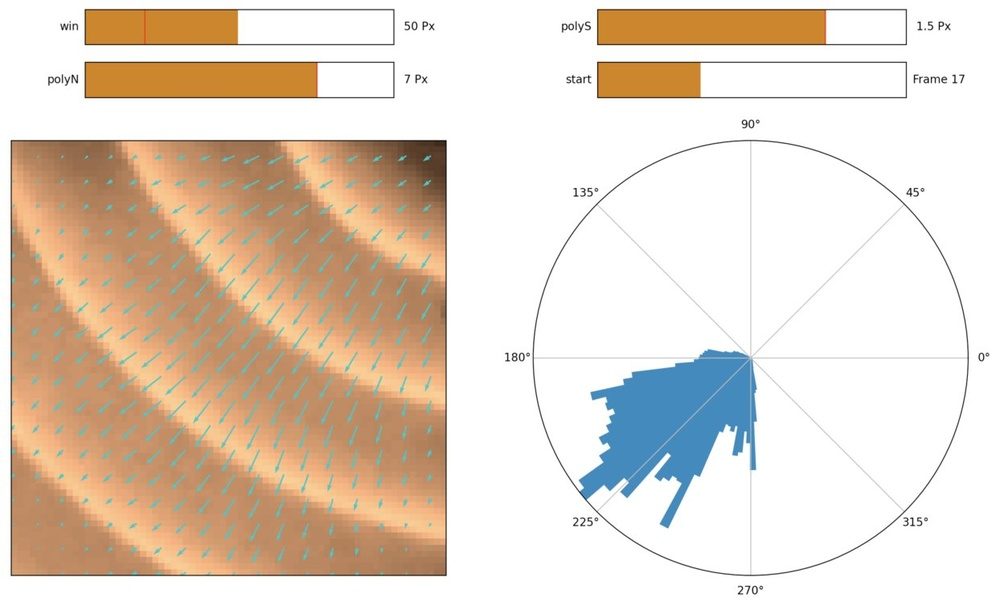
#> input picture exampleInterface.jpg, 1000 x 610 px, shrunk from 1244 x 759 before the run
$ python avgOptFlowInteractive.py
#> lines starting #> are read from the running program, lines starting #| are printed output that depends on the picture
import sys
import cv2 as cv
import numpy as np
from tkinter import Tk
from numpy.core.numeric import empty_like
import skimage.io as skio
import matplotlib.pyplot as plt
from matplotlib.widgets import Slider
from tkinter.filedialog import askopenfilename

'''***** Default Parameters *****'''
Tk().withdraw()                     # keeps the root tkinter window from appearing
imagePath = askopenfilename()       # show an "Open" dialog box and return the path to the selected file
#> the answer given: exampleInterface.jpg
#imagePath = " "    # full path to 1-channel image
imageStack=skio.imread(imagePath)   # reads image as ndArray
#> imageStack is the input picture: shape (610, 1000, 3); mean R, G, B 228.6, 213.5, 198.7
scale = 1                           # scale variable for displayed vector size; bigger value = smaller vector
step = 4                            # step size for vectors. Larger value = less vectors displayed
numBins = 64                        # number of bins for the polar histogram
emptyList = []                                  # empty list to fill with bin values
for i in range(numBins+1):                        # builds empty list...
    emptyList.append(i*(6.28/numBins))          # full of equally radian values around a circle
useBins = np.array(emptyList)                   # and converts to np array to use in histogram calculation
goodWindowSize = 15
goodPolyN = 3
goodPolyS = 0.3

'''***** Quality Control *****'''
if imageStack.ndim > 3:
    print('The image has greater than three dimensions. Please load a single channel time lapse.')
    sys.exit()

'''***** Flow and Hist Functions *****'''
def calcFlow(frame1, frame2, pyr, lev, win, it, polN, polS, flag):      # equation to calculate dense optical flow: https://docs.opencv.org/2.4/modules/video/doc/motion_analysis_and_object_tracking.html#calcopticalflowfarneback
    flow = cv.calcOpticalFlowFarneback(prev = np.array(frame1), next = np.array(frame2), flow = None,
                                    pyr_scale = pyr, levels = lev, winsize = win, iterations = it,
                                    poly_n = polN, poly_sigma = polS, flags = flag)
    return(flow)                    # ndarray with the same shape as the image array

'''***** Array Mssaging *****'''
arraySize = (1, imageStack.shape[1], imageStack.shape[2])   # tuple of the correct shape to instantiate new empty arrays
#> arraySize = (1, 1000, 3)
allAngs = np.zeros(arraySize)                               # empty array to fill with angles from every image pair
allMags = np.zeros(arraySize)                               # empty array to fill with magnitudes from every image pair
firstConcat = np.zeros(arraySize)                           # empty array to fill with the first array from every flow array
secondConcat = np.zeros(arraySize)                          # empty array to fill with the second array from every flow array

for i in range(imageStack.shape[0]-1):                      #iterates through the frames in the image stack
    flow = calcFlow(imageStack[i], imageStack[i+1], pyr =0.5, lev = 3, win = goodWindowSize, it = 3, polN = goodPolyN, polS = goodPolyS, flag = 1)
    mags, angs = cv.cartToPolar(flow[:,:,0], flow[:,:,1]*-1, angleInDegrees = False)    # multiple by -1 to get the angles along the same axis as image
    firstDim = flow[:,:,0]                                                              # assigns first dimension of flow
    secDim = flow[:,:,1]                                                                # assigns second dimension of
    angs = np.expand_dims(angs, axis=0)                                                 # adds 3rd dimension
    mags = np.expand_dims(mags, axis=0)                                                 # adds 3rd dimension
    firstDim = np.expand_dims(firstDim, axis=0)                                         # adds 3rd dimension
    secDim = np.expand_dims(secDim, axis=0)                                             # adds 3rd dimension
    allAngs = np.concatenate((allAngs, angs))                                           # concatenates onto growing array
    allMags = np.concatenate((allMags, mags))                                           # concatenates onto growing array
    firstConcat = np.concatenate((firstConcat, firstDim))                               # concatenates onto growing array
    secondConcat = np.concatenate((secondConcat, secDim))                               # concatenates onto growing array
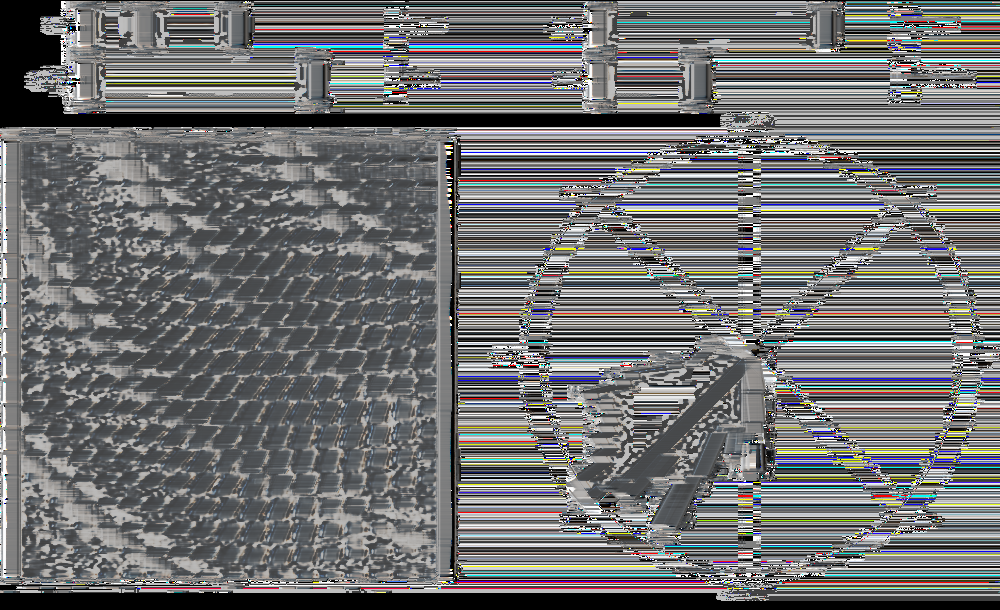
#> allAngs: shape (610, 1000, 3) float64; mean R, G, B 2.78, 2.8, 2.81; drawn with min black and max white
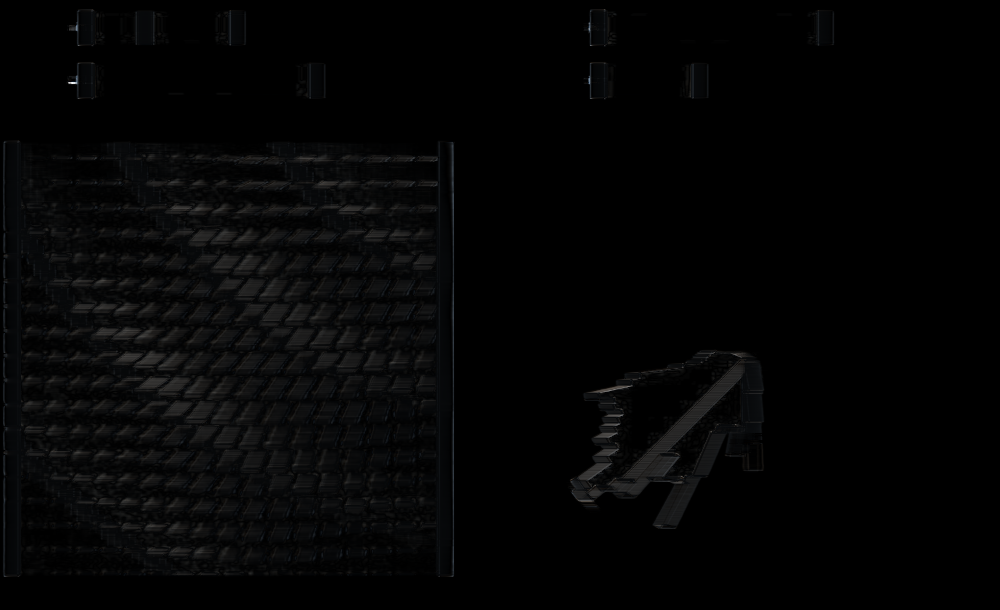
#> allMags: shape (610, 1000, 3) float64; mean R, G, B 0.09, 0.0938, 0.0972; drawn with min black and max white
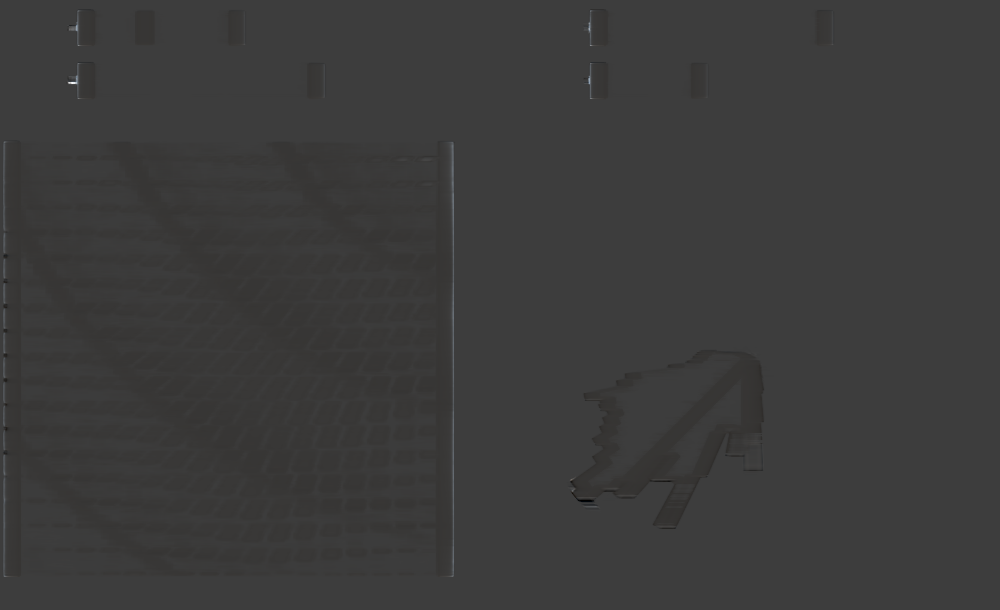
#> firstConcat: shape (610, 1000, 3) float64; mean R, G, B -0.0295, -0.0362, -0.0429; drawn with min black and max white
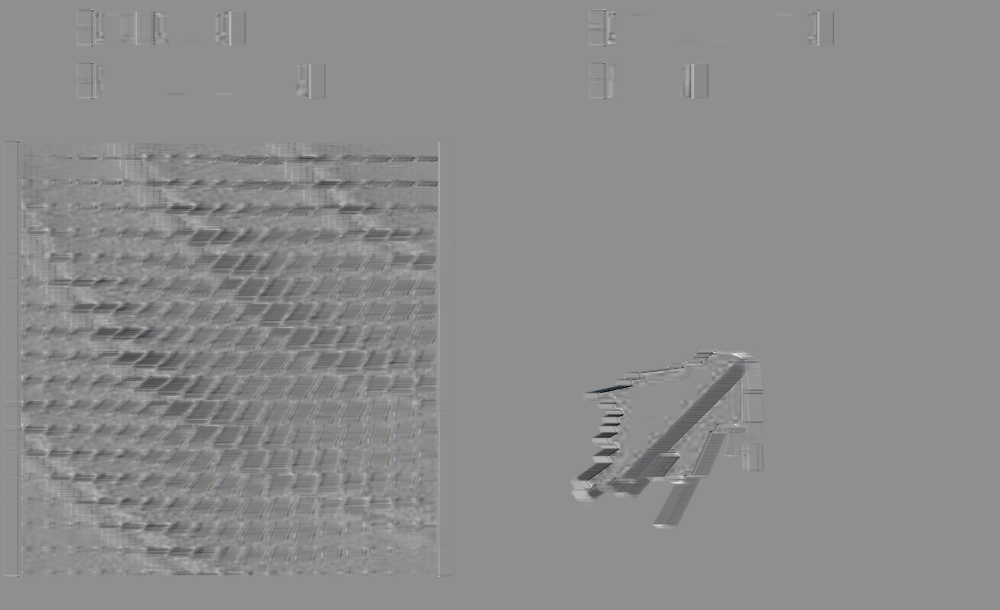
#> secondConcat: shape (610, 1000, 3) float64; mean R, G, B -0.0528, -0.0519, -0.0509; drawn with min black and max white

allAngs = np.delete(allAngs, obj=0, axis=0)                                             # deletes the initial array full of zeros
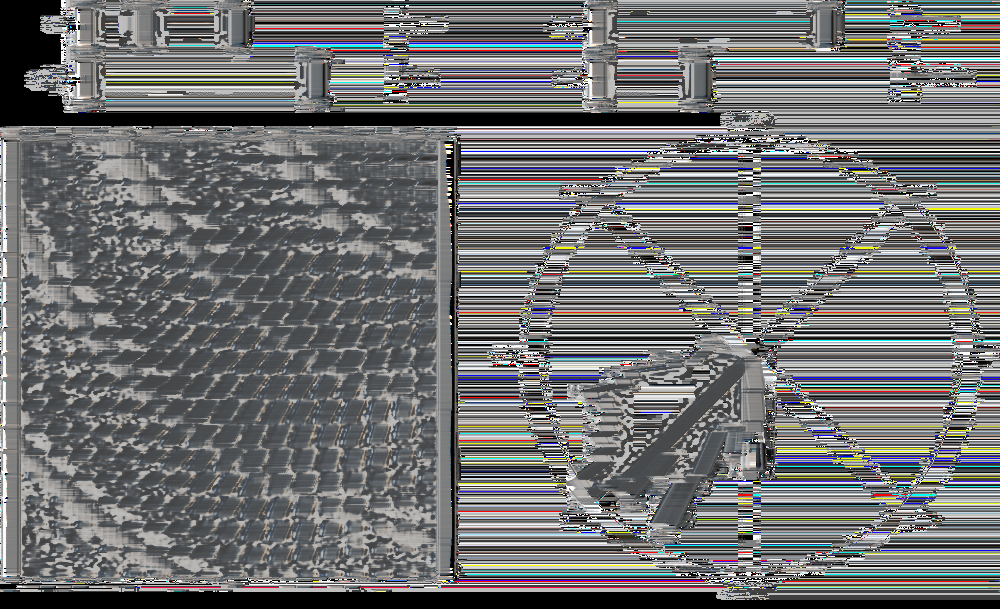
#> allAngs: shape (609, 1000, 3) float64; mean R, G, B 2.78, 2.8, 2.82; drawn with min black and max white
allMags = np.delete(allMags, obj=0, axis=0)                                             # deletes the initial array full of zeros
#> allMags: shape (609, 1000, 3) float64
firstConcat = np.delete(firstConcat, obj=0, axis=0)                                     # deletes the initial array full of zeros
#> firstConcat: shape (609, 1000, 3) float64
secondConcat = np.delete(secondConcat, obj=0, axis=0)                                   # deletes the initial array full of zeros
#> secondConcat: shape (609, 1000, 3) float64

flatAngles = allAngs.flatten()                                                          # flattens the array into one dimension
flatMagnitudes = allMags.flatten()                                                      # flattens the array into one dimension
n, bins = np.histogram(flatAngles, bins=useBins, weights = flatMagnitudes)              # n is the counts and bins is ndarray of the equally spaced bins
#> n = 64 values, max 31978.5 at index 18, min 10.8 at index 54, mean 2676.7; bins = 65 values from 0 to 6.28
widths = np.diff(bins)                                                                  # ndarray; width of each bin
#> widths = 64 values, max 0.0981 at index 42, min 0.0981 at index 41, mean 0.0981
radius = n                                                                              # sets the histogram radius equal to counts; could modify this to set bar *area* proportional to counts instead of height
#> radius has the same summary as n

firstAvg = np.average(firstConcat, axis=0)                                              # averages the first frame values along axis 0 to calculate average flow
#> firstAvg = 1000 rows, first 8: [4.78e-08, 4.44e-08, 4.35e-08], [-0.000186, -0.000201, -0.000209], [-0.0166, -0.0168, -0.0161], [0.275, 0.324, 0.375], [0.314, 0.362, 0.409], [0.0431, 0.0463, 0.0494], [-0.0484, -0.0599, -0.0711], [-0.0629, -0.0776, -0.0919]
secondAvg = np.average(secondConcat, axis=0)                                            # averages the second frame values along axis 0 to calculate average flow
#> secondAvg = 1000 rows, first 8: [5.42e-07, 6.09e-07, 6.79e-07], [0.000314, 0.00036, 0.000409], [0.0115, 0.0133, 0.0152], [0.0425, 0.0494, 0.0564], [0.0132, 0.0141, 0.015], [0.0138, 0.0143, 0.0149], [0.00624, 0.00542, 0.00456], [0.00653, 0.00543, 0.00427]
firstAvg = np.expand_dims(firstAvg, axis=2)                                             # adds 3rd dimension
secondAvg = np.expand_dims(secondAvg, axis=2)                                           # adds 3rd dimension
avgFlow = np.concatenate((firstAvg, secondAvg), axis=2)                                 # concatenates the first and second frames of average flow into a 3d array

'''***** Plots and Sliders *****'''
fig = plt.figure()                                  # makes figure object
ax1 = plt.subplot(1, 2, 1)                          # axis object; left subplot
ax2 = plt.subplot(1, 2, 2, projection='polar')      # axis object; right subplot; uses polar coordinates
fig.subplots_adjust(top = 0.8)                      # sets spacing for top subplot
winAx = fig.add_axes([.185, 0.9, 0.25, 0.05])       # rectangle of size [x0, y0, width, height]
winValues = np.linspace(1,100,100)                  # sets window values 1-100
nAx = fig.add_axes([.185, 0.825, 0.25, 0.05])       # rectangle of size [x0, y0, width, height]
nValues = np.linspace(1,9,5)                        # sets poly_n values
sAx = fig.add_axes([.6, 0.9, 0.25, 0.05])           # rectangle of size [x0, y0, width, height]
sValues = np.linspace(0.1,2.0,20)                   # sets poly_sigma values
winSlider = Slider(ax=winAx, label='win', valmin=1, valmax=100, valinit=goodWindowSize, valfmt=' %0.0f Px', valstep=winValues, facecolor='#cc7000')                                 # window size slider parameters
nSlider = Slider(ax=nAx, label='polyN', valmin=1, valmax=9, valinit=goodPolyN, valfmt=' %0.0f Px', valstep=nValues, facecolor='#cc7000')                                        # poly_n size slider parameters
sSlider = Slider(ax=sAx, label='polyS', valmin=0.1, valmax=2.0, valinit=goodPolyS, valfmt=' %1.1f Px', valstep=sValues, facecolor='#cc7000')                                  # poly_sigma size slider parameters
imgMerge = ax1.imshow(imageStack[0], cmap = "copper", aspect = "equal") # matplotlib.image.AxesImage object; image of the first frame compared
ax1.set_xticks([])      # gets rid of x axis tick marks
ax1.set_yticks([])      # gets rid of y axis tick marks
arrowsMerge = ax1.quiver(np.arange(0, flow.shape[1], step), np.flipud(np.arange(flow.shape[0]-1, -1, -step)),   # matplotlib.quiver.Quiver object;
                        flow[::step, ::step, 0]*scale, flow[::step, ::step, 1]*-1*scale, color="c")             # overlayed on axes image
histBars = ax2.bar(x = bins[:-1], height = radius, zorder=1, align='edge', width=widths, edgecolor='C0', fill=True, linewidth=1)   # Bar plot using histogram data
#> histBars = 64 items
ax2.set_theta_zero_location("E")            # set the direction of the zero angle
ax2.set_yticks([])                          # gets rid of y axis tick marks

'''***** Update on Sliders *****'''
# [50 lines left out: function update, not called in this run]

winSlider.on_changed(update)                # calls update function if slider is changed
nSlider.on_changed(update)                  # calls update function if slider is changed
sSlider.on_changed(update)                  # calls update function if slider is changed
plt.show()
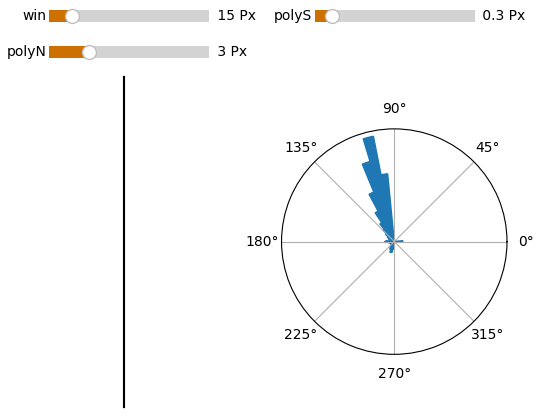
#> figure drawn by matplotlib, 5 panels
